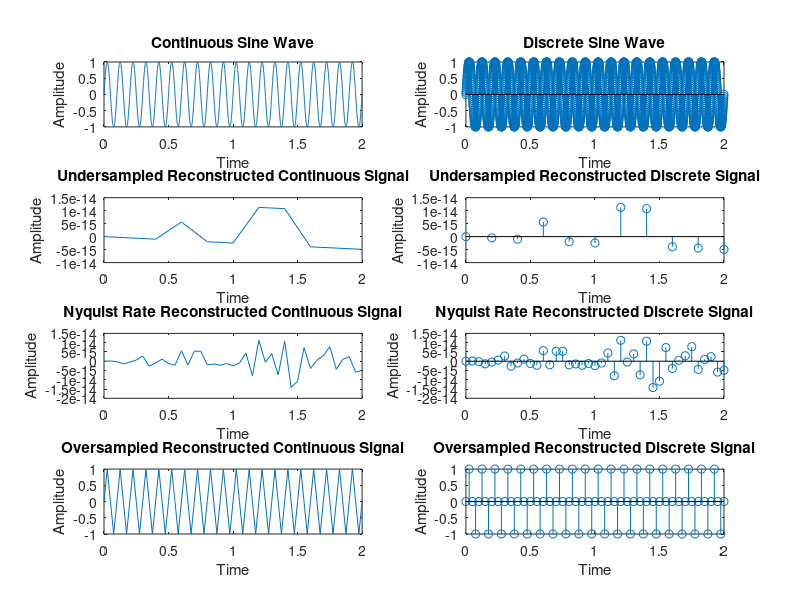

Recreate this plot in MATLAB.
%% exp.5 Matlab code for Sampling Theorem
clc;
close all;
clear all;
fm = 10; %   max frequency   %%%   fm = input('Enter frequency of message signal: ');
fs1 =  5; %%    fs = sampling frequency fs1 < 2fm  %%%%  fs1 = input('Enter frequency of sampling frequency(<2fm): ');
fs2 = 20; %%%    fs2 = 2fm    %%%%   fs2 =input('Enter frequency of sampling frequency(=2fm): ');
fs3 = 40;   %%%%  fs3 > 2fm    %%%  fs3 = input('Enter frequency of sampling frequency(>2fm): ');

%% Plot for continuous signal or message signal or input signal
t = 0:0.001:2;
x = sin(2*pi*fm*t);
subplot(4,2,1);
plot(t,x);
xlabel('Time');
ylabel('Amplitude');
title('Continuous Sine Wave');
subplot(4,2,2);
stem(t,x);
xlabel('Time');
ylabel('Amplitude');
title('Discrete Sine Wave');


%%% Undersampled Reconstructed Signal %%% fs1 < 2fm
t1 = 0:1/fs1:2;
x1 = sin(2*pi*fm*t1);
subplot(4,2,3);
plot(t1,x1);
xlabel('Time');
ylabel('Amplitude');
title('Undersampled Reconstructed Continuous Signal');
subplot(4,2,4);
stem(t1,x1);
xlabel('Time');
ylabel('Amplitude');
title('Undersampled Reconstructed Discrete Signal');


%%% Nyquist rate Signal %%% fs2=2fm
t2 = 0:1/fs2:2;
x2 = sin(2*pi*fm*t2);
subplot(4,2,5);
plot(t2,x2);
xlabel('Time');
ylabel('Amplitude');
title('Nyquist Rate Reconstructed Continuous Signal');
subplot(4,2,6);
stem(t2,x2);
xlabel('Time');
ylabel('Amplitude');
title('Nyquist Rate Reconstructed Discrete Signal');

%%% Oversampled Reconstructed Signal
t3 = 0:1/fs3:2;
x3 = sin(2*pi*fm*t3);
subplot(4,2,7);
plot(t3,x3);
xlabel('Time');
ylabel('Amplitude');
title('Oversampled Reconstructed Continuous Signal');
subplot(4,2,8);
stem(t3,x3);
xlabel('Time');
ylabel('Amplitude');
title('Oversampled Reconstructed Discrete Signal');

